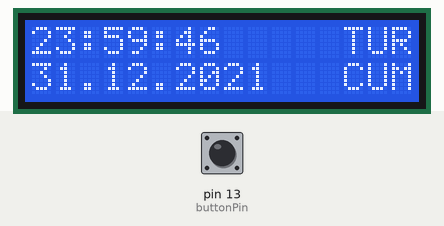
Simulated run of this sketch. Board: Arduino Uno, built with avr-gcc and run on an emulated ATmega328P. Shown: 16×2 character LCD. The inputs (shaded band) are chosen by the test bench; at power-on: pin 13 (buttonPin) HIGH.

Above: at 1.6 s.
1.7 s: pin 13 (buttonPin) pulled LOW for 0.15 s
At 4.5 s:
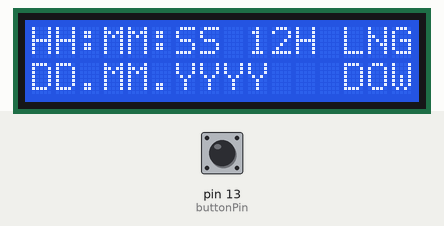
4.8 s: pin 13 (buttonPin) pulled LOW for 1 s
At 8.6 s:
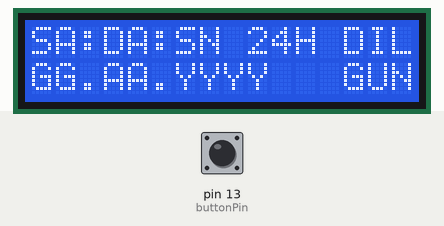
8.8 s: pin 13 (buttonPin) pulled LOW for 0.15 s
At 10.5 s:
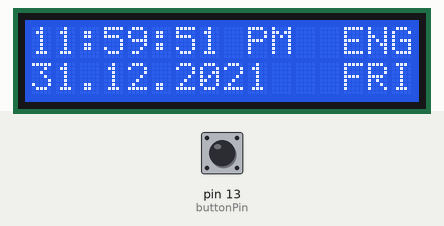
11.9 s: pin 13 (buttonPin) pulled LOW for 1 s
At 14.7 s:
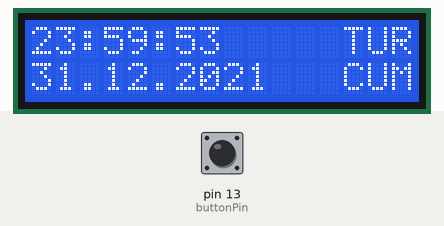
15.9 s: pin 13 (buttonPin) pulled LOW for 1 s
At 17.4 s:
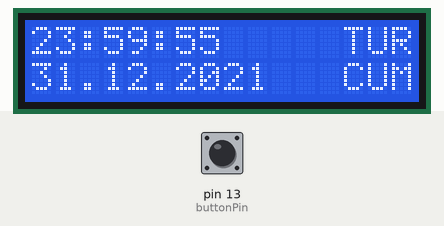
19.9 s: pin 13 (buttonPin) pulled LOW for 3.2 s
At 24.9 s:
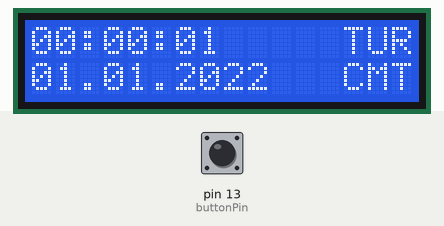
Timing chart, 0 to 26.4 s (numbered marks = the images above; inputs shaded):
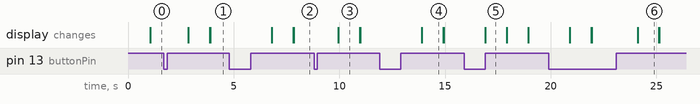

The sketch:

Exp4.ino
```cpp
//library for using lcd functions
#include <LiquidCrystal.h>
//define lcd pins
//rs=register, en=enable, d4 = 4.data pin, d5 = 5.data pin, d6 = 6.data pin, d7 = 7.data pin
const int rs = 12, en = 11, d4 = 5, d5 = 4, d6 = 3, d7 = 2;
//to set the connections of the lcn pins
LiquidCrystal lcd(rs, en, d4, d5, d6, d7);

//define button pin
const int buttonPin = 13;
int currentButtonState=0;//to hold current button status
int checkPoint=0;//to control the button change
int oldButtonState=0;//to hold old button status
bool buttonPressed = false;//false if the button was not pressed, true if the button was pressed

int TIME_SCREEN_CLOCK = 2000;
int TIME_SCREEN_INFO = 1000;

String TIME_STRING = "2021.12.31 - 23:59:45";
//y=year, m=month, d=day, h=hour, min=minute, s=second
int y,m,d,h,min,s;
int weekday;//to keep track of what day of the week
String weekOfDayEnglish;//to hold week of the day for english
String weekOfDayTurkish;//to hold week of the day for turkish

void setup()
{
  //define button pin as input
  pinMode(buttonPin, INPUT_PULLUP);
  //to split and arrage the time string
  splitTimeString();
  //to find out what day of the week
  findDayOfWeek(d,m,y);
  lcd.begin(16, 2);
}

void loop()
{

  currentButtonState = digitalRead(buttonPin);//current button status
  //switch the operation when button pressed
  //allows only one change even if we keep the button pressed
  if (oldButtonState != currentButtonState && currentButtonState == HIGH) {
    //change button status if button is pressed
    if(buttonPressed==true){
      buttonPressed=false;
    }
    else{
      buttonPressed=true;
    }
  }
  oldButtonState = currentButtonState;//old button status
  if (buttonPressed==false){//default mode is english format
    english();
  }
  else {
    turkish();
  }
}

//display english format
void english(){

  //for loop has been created to check the button status more frequently, TIME_SCREEN_CLOCK total
  for(int i=1; i<(TIME_SCREEN_CLOCK/10)+1;i++){
    if(i%100==0){//If i reached 100 and its multiples, this indicates that 1 second has passed.
      s++;//increase second value
      //to find the current date and day of the week according to the changing values
      changeDate();

      //print english clock screen
      lcd.clear();//clear screen for better results
      //if the hour is greater than or equal to 12 print pm,if less than 12 print am
      int midCheck = h;
      if(h>11 && h<24){
        midCheck = h-12;
        lcd.setCursor(9,0);
        lcd.print("PM");
      }
      else if(h<12 && h>-1){
        lcd.setCursor(9,0);
        lcd.print("AM");
      }
      lcd.setCursor(0,0);
      if(midCheck<10)
        lcd.print("0");
      lcd.print(midCheck);//hour
      lcd.print(":");
      if(min<10)
        lcd.print("0");
      lcd.print(min);//minute
      lcd.print(":");
      if(s<10)
        lcd.print("0");
      lcd.print(s);//second
      lcd.setCursor(13,0);
      lcd.print("ENG");//language
      lcd.setCursor(0, 1);
      if(d<10)
        lcd.print("0");
      lcd.print(d);//day
      lcd.print(".");
      if(m<10)
        lcd.print("0");
      lcd.print(m);//month
      lcd.print(".");
      lcd.print(y);//year
      lcd.setCursor(13,1);
      lcd.print(weekOfDayEnglish);//day of the week in english
    }
    delay(10);

    //to check if button is pressed, if it is then stop the process
    //if current button status is not the same with checkpoint, then means button pressed
    checkPoint = digitalRead(buttonPin);
    if (currentButtonState != checkPoint){
        break;
    }
  }

  //print english info screen
  //If the button is pressed, the Turkish format should be printed
  //without continuing the operation.
  if(currentButtonState == checkPoint){
    lcd.clear();
    lcd.setCursor(0,0);
    lcd.print("HH");
    lcd.print(":");
    lcd.print("MM");
    lcd.print(":");
    lcd.print("SS");
    lcd.setCursor(9,0);
    lcd.print("12H");
    lcd.setCursor(13,0);
    lcd.print("LNG");
    lcd.setCursor(0, 1);
    lcd.print("DD");
    lcd.print(".");
    lcd.print("MM");
    lcd.print(".");
    lcd.print("YYYY");
    lcd.setCursor(13,1);
    lcd.print("DOW");

    for(int i=1; i<(TIME_SCREEN_INFO/10)+1;i++){
      delay(10);
      if(i%100==0){
        s++;
        changeDate();
      }
      checkPoint = digitalRead(buttonPin);
      if (currentButtonState != checkPoint){
          break;
      }
    }
  }
}

//display turkish format
//same operations as english format
void turkish(){
  for(int i=1; i<(TIME_SCREEN_CLOCK/10+1);i++){
    if(i%100==0){
      s++;
      changeDate();
      //turkish clock screen
      lcd.clear();
      lcd.setCursor(0,0);
      if(h<10)
        lcd.print("0");
      lcd.print(h);
      lcd.print(":");
      if(min<10)
        lcd.print("0");
      lcd.print(min);
      lcd.print(":");
      if(s<10)
        lcd.print("0");
      lcd.print(s);
      lcd.setCursor(13,0);
      lcd.print("TUR");
      lcd.setCursor(0, 1);
      if(d<10)
        lcd.print("0");
      lcd.print(d);
      lcd.print(".");
      if(m<10)
        lcd.print("0");
      lcd.print(m);
      lcd.print(".");
      lcd.print(y);
      lcd.setCursor(13,1);
      lcd.print(weekOfDayTurkish);//day of the week in turkish
    }
    delay(10);
    checkPoint = digitalRead(buttonPin);
    if (currentButtonState != checkPoint){
      break;
    }
  }

  //turkish info screen
  if(currentButtonState == checkPoint){
    lcd.clear();
    lcd.setCursor(0,0);
    lcd.print("SA");
    lcd.print(":");
    lcd.print("DA");
    lcd.print(":");
    lcd.print("SN");
    lcd.setCursor(9,0);
    lcd.print("24H");
    lcd.setCursor(13,0);
    lcd.print("DIL");
    lcd.setCursor(0, 1);
    lcd.print("GG");
    lcd.print(".");
    lcd.print("AA");
    lcd.print(".");
    lcd.print("YYYY");
    lcd.setCursor(13,1);
    lcd.print("GUN");

    for(int i=1; i<(TIME_SCREEN_INFO/10+1);i++){
      delay(10);
      if(i%100==0){
        s++;
        changeDate();
      }
      checkPoint = digitalRead(buttonPin);
      if (currentButtonState != checkPoint){
        break;
      }
    }
  }
}

//to find out what day of the week the date is
void findDayOfWeek(int day, int month, int year){
  //day calculation
  weekday  = (day+=month<3?year--:year-2,23*month/9+day+4+year/4-year/100+year/400)%7;
  //To find out what day is the day according to weekday results
  if(weekday == 0){
    weekOfDayEnglish="SUN";
    weekOfDayTurkish="PAZ";
  }
  else if(weekday == 1){
    weekOfDayEnglish="MON";
    weekOfDayTurkish="PZT";
  }
  else if(weekday == 2){
    weekOfDayEnglish="TUE";
    weekOfDayTurkish="SAL";
  }
  else if(weekday == 3){
    weekOfDayEnglish="WED";
    weekOfDayTurkish="CAR";
  }
  else if(weekday == 4){
    weekOfDayEnglish="THU";
    weekOfDayTurkish="PER";
  }
  else if(weekday == 5){
    weekOfDayEnglish="FRI";
    weekOfDayTurkish="CUM";
  }
  else if(weekday == 6){
    weekOfDayEnglish="SAT";
    weekOfDayTurkish="CMT";
  }
}

//as the seconds increase, the date will change over time.
//to ensure that the date is changed correctly.
void changeDate(){
  //Increase the minute if the second is 60, the hour if the minute is 60,
  //the day if the hour is 24, the month if the day is (28-30-31), the year if the month is 12.
  if(s==60){
    min++;
    s=0;
    if(min==60){
      h++;
      min=0;
      if(h==24){
        d++;
        h=0;
        if(d==31&& m==1|| m==3|| m==5|| m==7|| m==8|| m==10|| m==12){
          m++;
          d=1;
          if(m==13){
            y++;
            m=1;
          }
        }
        else if(d==30&& m==4|| m==6|| m==9|| m==11){
          m++;
          d=1;
        }
        else if(d==28&& m==2){
          m++;
          d=1;
        }
      }
    }
  }
  //find the day of the week according to the new date
  findDayOfWeek(d,m,y);
}

//to split the given date
void splitTimeString(){
  //to remove the blanks
  TIME_STRING.replace(" ","");
  //to hold delimiter locations in string
  int delimiter,delimiterFirst_1,delimiterFirst_2,delimiterSecond_1,delimiterSecond_2;

  //to divide the o'clock and the date
  delimiter = TIME_STRING.indexOf("-");
  String first = TIME_STRING.substring(0, delimiter);//date
  String second = TIME_STRING.substring(delimiter + 1);//o'clock

  //to pieces the date
  delimiterFirst_1 = first.indexOf(".");
  delimiterFirst_2 = first.indexOf(".", delimiterFirst_1 + 1);
  //find year with delimiter locations
  String year = first.substring(0, delimiterFirst_1);
  y = year.toInt();
  //find month with delimiter locations
  String month = first.substring(delimiterFirst_1 + 1, delimiterFirst_2);
  m = month.toInt();
  //find day with delimiter locations
  String day = first.substring(delimiterFirst_2 + 1);
  d = day.toInt();

  //to pieces the clock
  delimiterSecond_1 = second.indexOf(":");
  delimiterSecond_2 = second.indexOf(":", delimiterSecond_1 + 1);
  //find hour with delimiter locations
  String hour = second.substring(0, delimiterSecond_1);
  h = hour.toInt();
  //find minute with delimiter locations
  String minute = second.substring(delimiterSecond_1 + 1, delimiterSecond_2);
  min = minute.toInt();
  //find second with delimiter locations
  String sec = second.substring(delimiterSecond_2 + 1);
  s = sec.toInt();
}

// useful links
//https://www.youtube.com/watch?v=vwt-13cfEkU&list=PLDRcccSktQd5mfXDtGv975V77RCrW6H7U&index=18
//https://www.youtube.com/watch?v=_tMxt4wO6wU
//https://www.youtube.com/watch?v=zWAhsRdUHi8
//https://www.youtube.com/watch?v=wczn1qgphdc&t=282s
//https://www.theamplituhedron.com/articles/How-to-split-strings-in-Arduino-IDE-to-glean-information-as-substrings/
//https://gist.github.com/bharathyes/b9b0f90c71ddc78d02a7
```

Measured:
- after the input at 1.7 s, the display: first changes after 1.2 s (image 1 shows a later state)
- after the input at 4.8 s, the display: first changes after 2.0 s (image 2 shows a later state)
- after the input at 8.8 s, the display: changes after 1.2 s (image 3)
- after the input at 11.9 s, the display: changes after 2.0 s (image 4)
- what the display in image 3 shows lasts 1.0 s, from 10.0 s to 11.0 s
